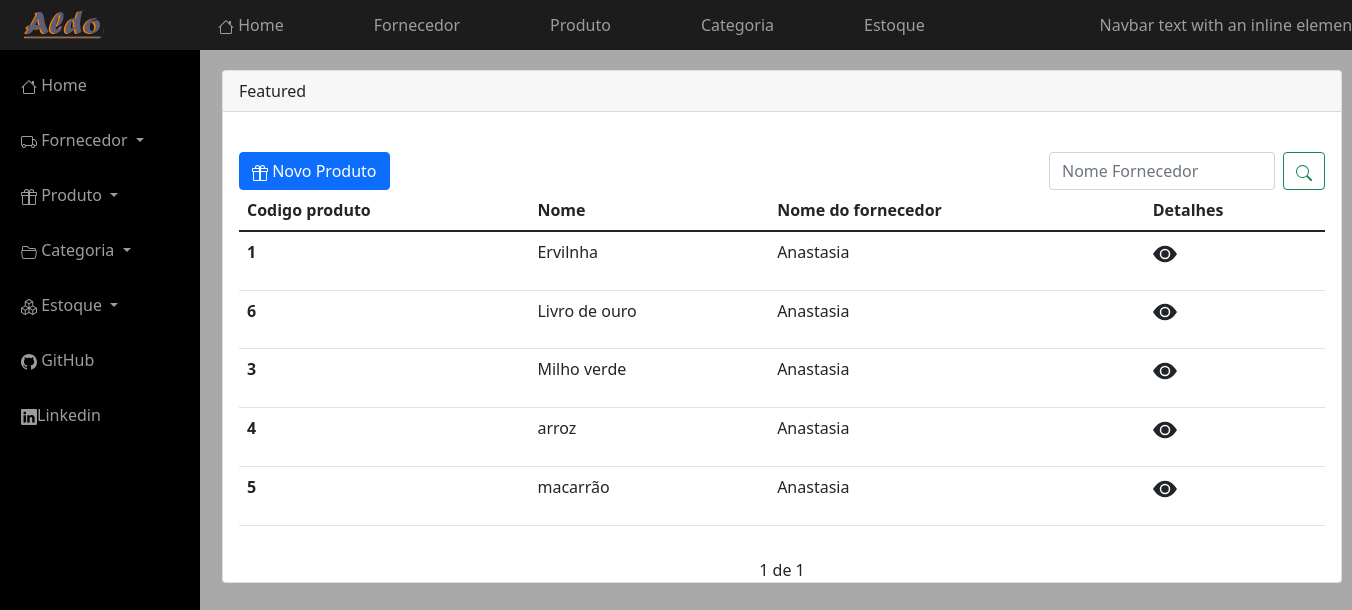
The app's page /produto/produto with its own data.
### produto/models.py (models this page shows, shortened)
class Produto(models.Model):
    inportado = models.BooleanField(default=False)
    ncm = models.CharField('NCM',max_length=8)
    produto = models.CharField('Nome', max_length=100, unique=True)
    fornecedor = models.ForeignKey(Fornecedor, on_delete=models.CASCADE)
    descricao = models.CharField('Descrição', max_length=200)
    unidade_medida = models.CharField('Unidade de medida', max_length=11, choices=UNIDADE_DE_MEDIDA)
    quantidade_embalagem = models.IntegerField('Qantidade na embalagem')
    preco = models.DecimalField('preço', max_digits=7, decimal_places=2)
    estoque = models.IntegerField('estoque Atual', null=True)
    estoque_minimo = models.IntegerField('estoque mínimo', default=0)
    class Meta:
        ordering = ('produto',)

### fornecedor/models.py (models this page shows, shortened)
class Fornecedor(models.Model):
    data_cadastro = models.DateTimeField(auto_now=True)
    Categoria = models.ForeignKey(Categoria, on_delete=models.CASCADE)
    nome = models.CharField('Nome Fantasia', max_length=100)
    nome_r = models.CharField('Nome Razão Social', max_length=100)
    CNPJ = models.CharField('cnpj', max_length=100)
    escricao_estadual = models.CharField('Escrição Estadual', max_length=100)
    rua = models.CharField('Rua', max_length=200)
    cep = models.CharField('CEP', max_length=10)
    numero = models.IntegerField('Numéro:')
    cidade = models.CharField('Cidade', max_length=50)
    bairro = models.CharField('Bairro', max_length=30)
    proximidade = models.CharField(max_length=30)
    complemento = models.CharField('Complemento', max_length=10)
    nome_contato = models.CharField('Nome', max_length=100)
    cargo = models.CharField('Cargo', max_length=10)
    telefone = models.CharField('Telefone', max_length=15)
    tipo_telefone = models.CharField(max_length=11, choices=TIPO_TELEFONE)
    Email = models.CharField('E-mail', max_length=100)
    tipo_email = models.CharField(max_length=11, choices=TIPO_EMAIL)

### produto/views.py (the view)
# urls.py: path('/produto', produtos, name='listar_produto'),
def produtos(request):
    search = request.GET.get('search')
    if search:
        produtos = Produto.objects.filter(produto__icontains=search)
    else:
        produto_list = Produto.objects.all()
        paginator = Paginator(produto_list, 5)
        page = request.GET.get('page')
        produtos = paginator.get_page(page)
    return render(request, 'produto/list_produto.html', {'produtos': produtos})

### produto/templates/produto/list_produto.html (shortened to what this page needs)
{% extends "core/includes/base.html"%}
{% block main %}
<div class="card" id="card_list_produto">
    <div class="card-header">
    Featured
  </div>
    <br>
  <div class="card-body">
      <div class="row">
          <div class="col">
          <a href="{% url 'produto_create'%}" class="btn btn-primary">
              Novo Produto
          </a>
          </div>
          <form class="d-flex"  id="t">
          <input class="form-control me-2" type="text" name="search"  placeholder="Nome Fornecedor" aria-label="Search">
          <button class="btn btn-outline-success" type="submit">
          </button>
          </form>
          <br>
      </div>
   <table class="table">
  <thead>
    <tr>
      <th scope="col">Codigo produto</th>
      <th scope="col">Nome</th>
      <th scope="col">Nome do fornecedor</th>
      <th scope="col">Detalhes</th>
    </tr>
  </thead>
  <tbody>
  {% for produto in produtos %}
    <tr>
      <th scope="row">{{produto.id}}</th>
      <td>{{produto.produto}}</td>
      <td>{{produto.fornecedor.nome}}</td>
      <td><a href="{% url 'produto_ver' produto.id %}" class="buton ">
         <p class="text-dark"><svg xmlns="http://www.w3.org/2000/svg" width="1.5em" height="1.5em" fill="currentColor" class="bi bi-eye-fill" viewBox="0 0 16 16">
             <path d="M10.5 8a2.5 2.5 0 1 1-5 0 2.5 2.5 0 0 1 5 0z"/>
             <path d="M0 8s3-5.5 8-5.5S16 8 16 8s-3 5.5-8 5.5S0 8 0 8zm8 3.5a3.5 3.5 0 1 0 0-7 3.5 3.5 0 0 0 0 7z"/>
             </svg></p>
      </a></td>
    </tr>
   {% endfor %}
  </tbody>
</table>
         </div>
    <div class="pagination">
        <span  class="step-links">
          <span>
              {{ produtos.number}} de {{ produtos.paginator.num_pages}}
          </span>
        </span><br>
    </div>
  </div>
</div>
{% endblock %}

### core/static/css/styles.css (style rules this page uses)
body { background-color : #A9A9A9; }
#t { width:300px; }
#card_list_produto { width:1120px; margin: 70px 0px 0px 210px; position: absolute; }
.pagination { margin-buttom:20px; }
.step-links { position:relative; margin-left: auto; margin-right: auto; }

### records on screen
Produto: id "1", produto "Ervilnha", fornecedor.nome "Anastasia"
Produto: id "6", produto "Livro de ouro", fornecedor.nome "Anastasia"
Produto: id "3", produto "Milho verde", fornecedor.nome "Anastasia"
Produto: id "4", produto "arroz", fornecedor.nome "Anastasia"
Produto: id "5", produto "macarrão", fornecedor.nome "Anastasia"

### other values on screen
{{ produtos.number }} "1"
{{ produtos.paginator.num_pages }} "1"
